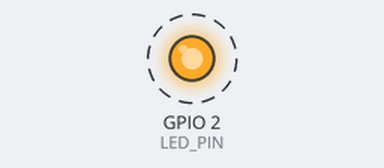
Bench run of a sketch on a simulated ESP32. Parts: output pins drawn as LEDs (lit = HIGH). Dashed ring = blinking. What the sketch prints to the serial monitor is not drawn.

Above: at 0.2 s.
Timing chart, 0 to 3.0 s (numbered marks = the images above):
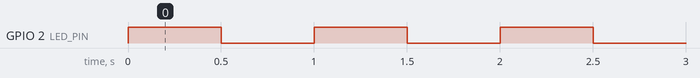

The sketch:

bin-file.ino
```cpp
/*
 * LED Blink — OTA se aayega yeh code
 * Version: 1.0
 */

#include <WiFi.h>
#include <Preferences.h>

#define LED_PIN 2

Preferences preferences;

void setup() {
  Serial.begin(115200);
  pinMode(LED_PIN, OUTPUT);
  Serial.println("LED Blink v1.0 — OTA se aaya!");
}

void loop() {
  digitalWrite(LED_PIN, HIGH);
  delay(500);
  digitalWrite(LED_PIN, LOW);
  delay(500);
}
```

Measured:
- by itself, GPIO 2 (LED_PIN): alternates HIGH for 0.50 s and LOW for 0.50 s
